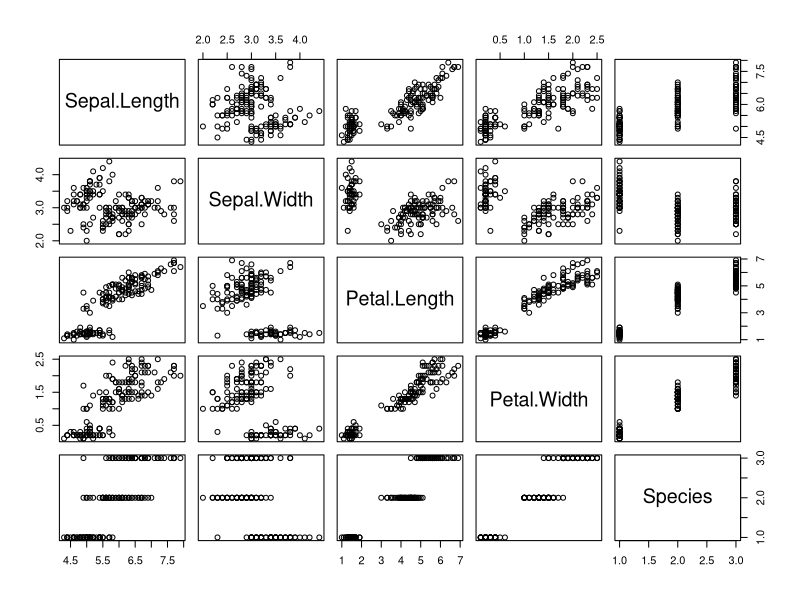
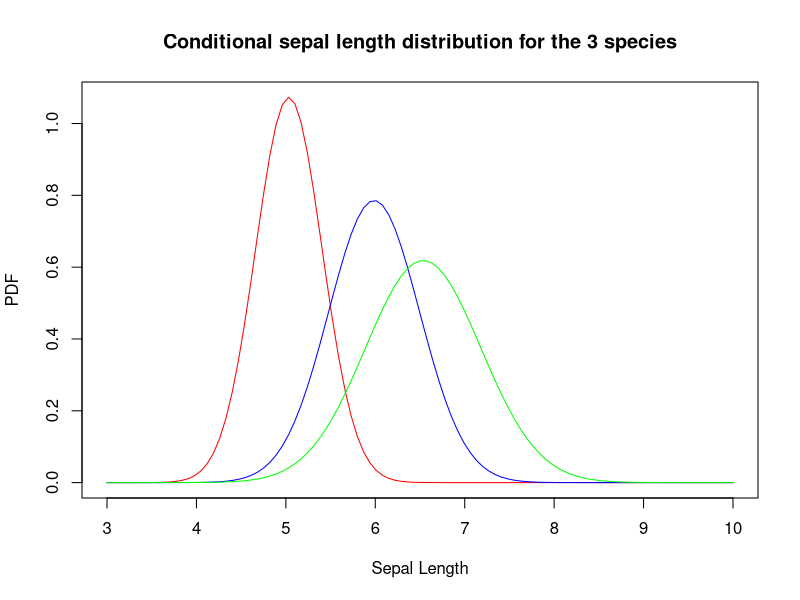

Write the R code that produced these figures, in order.
####+####+####+####+####+####+####+####+####+####+####+####+####+####+####+####+

# Marc d. Paradis
# R 3.5.1 for Windows
# RStudio 1.1.456

# naive_bayesian_classification.R
# Yezhou Sun

# Use the implementation of naive bayesian classification from e1071 R library

#install.packages('e1071', dependencies=T)
library(e1071)

# Use iris data set 
data('iris')
str(iris)
summary(iris)

plot(iris)

set.seed(45100) 

# Create training and test data
idx <- # Creates an index
  sample( # on a random
    seq(
      1, 
      nrow(iris)
      ), 
    floor(0.67 * nrow(iris)), # Two-thirds of the iris units
    replace = F
    )

training.data <- 
  iris[idx, ] # Two-thirds

test.data <- 
  iris[-idx, ] # One-third

# Create naive bayesian classification model for Species, using other variables 
# as predictors.
m.bayes <- 
  naiveBayes(
    x = training.data[, -5], # Explanatory Features
    y = training.data[, 5] # Labeled Target
    )

str(m.bayes)
m.bayes
summary(m.bayes)

# Prior distribution of Species
m.bayes$apriori

# Since all predictors are continuous, naive bayesian classifier generated 
# Gaussian distributions of each class for each predictor. 

# Distributions of sepal length

m.bayes$tables$Sepal.Length

# Plot these distributions.
plot(
  function(x) dnorm(
    x = x, 
    mean = m.bayes$tables$Sepal.Length[1,1], # Setosa mean
    sd = m.bayes$tables$Sepal.Length[1,2] # Setosa sd
    ), 
  3, # lower bound of anonymous function
  10, # upper bound of anonymous function
  col = 'red', 
  main = 'Conditional sepal length distribution for the 3 species', 
  ylab = 'PDF', 
  xlab = 'Sepal Length'
  )
curve(
  dnorm(
    x = x, 
    mean = m.bayes$tables$Sepal.Length[2,1], # Versicolor mean
    sd = m.bayes$tables$Sepal.Length[2,2] # Versicolor sd
    ), 
  add = T, 
  col = 'blue'
  )
curve(
  dnorm(
    x = x, 
    mean = m.bayes$tables$Sepal.Length[3,1], # Virginica mean
    sd = m.bayes$tables$Sepal.Length[3,2] # Virginica sd
    ), 
  add = T, 
  col = 'green'
  )

# If predictor is discrete, mosaicplot() can be used to visualize distributions.

# Test model performance using test data
pred.bayes <- 
  predict(
    object = m.bayes, 
    newdata = test.data[, -5]
    )

table(
  x = pred.bayes, 
  data = test.data[, 5], 
  dnn = list('predicted', 'actual') # Names for Rows and Columns
  )

rm(
  list = ls()
  ) # Clears global environment of all visible objects (some hidden objects
#   # may remain)

# End